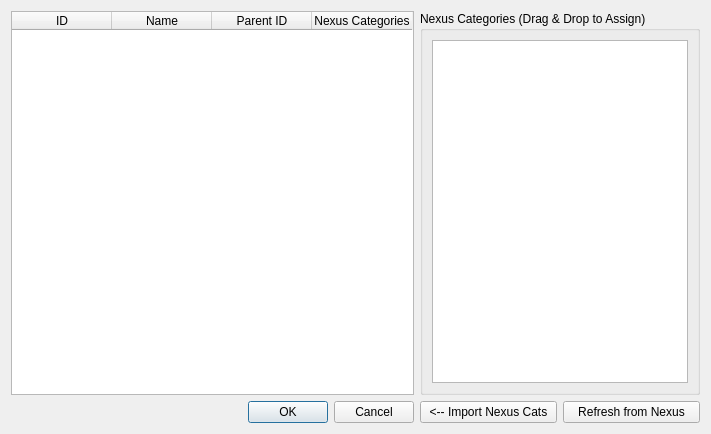
<?xml version="1.0" encoding="UTF-8"?>
<ui version="4.0">
 <class>CategoriesDialog</class>
 <widget class="QDialog" name="CategoriesDialog">
  <property name="geometry">
   <rect>
    <x>0</x>
    <y>0</y>
    <width>711</width>
    <height>434</height>
   </rect>
  </property>
  <property name="windowTitle">
   <string>Categories</string>
  </property>
  <layout class="QGridLayout" name="gridLayout">
   <item row="4" column="3">
    <widget class="QDialogButtonBox" name="buttonBox">
     <property name="orientation">
      <enum>Qt::Horizontal</enum>
     </property>
     <property name="standardButtons">
      <set>QDialogButtonBox::Cancel|QDialogButtonBox::Ok</set>
     </property>
    </widget>
   </item>
   <item row="4" column="5">
    <widget class="QPushButton" name="nexusRefresh">
     <property name="text">
      <string>Refresh from Nexus</string>
     </property>
    </widget>
   </item>
   <item row="4" column="4">
    <widget class="QPushButton" name="nexusImportButton">
     <property name="sizePolicy">
      <sizepolicy hsizetype="Minimum" vsizetype="Fixed">
       <horstretch>0</horstretch>
       <verstretch>0</verstretch>
      </sizepolicy>
     </property>
     <property name="text">
      <string>&lt;-- Import Nexus Cats</string>
     </property>
    </widget>
   </item>
   <item row="0" column="3">
    <widget class="CategoriesTable" name="categoriesTable">
     <property name="sizePolicy">
      <sizepolicy hsizetype="Expanding" vsizetype="Expanding">
       <horstretch>0</horstretch>
       <verstretch>0</verstretch>
      </sizepolicy>
     </property>
     <property name="contextMenuPolicy">
      <enum>Qt::CustomContextMenu</enum>
     </property>
     <property name="acceptDrops">
      <bool>true</bool>
     </property>
     <property name="dragEnabled">
      <bool>false</bool>
     </property>
     <property name="dragDropOverwriteMode">
      <bool>false</bool>
     </property>
     <property name="dragDropMode">
      <enum>QAbstractItemView::DropOnly</enum>
     </property>
     <property name="defaultDropAction">
      <enum>Qt::IgnoreAction</enum>
     </property>
     <property name="selectionMode">
      <enum>QAbstractItemView::SingleSelection</enum>
     </property>
     <property name="selectionBehavior">
      <enum>QAbstractItemView::SelectRows</enum>
     </property>
     <property name="gridStyle">
      <enum>Qt::DashLine</enum>
     </property>
     <property name="wordWrap">
      <bool>false</bool>
     </property>
     <attribute name="horizontalHeaderVisible">
      <bool>true</bool>
     </attribute>
     <attribute name="horizontalHeaderMinimumSectionSize">
      <number>26</number>
     </attribute>
     <attribute name="horizontalHeaderDefaultSectionSize">
      <number>100</number>
     </attribute>
     <attribute name="horizontalHeaderHighlightSections">
      <bool>true</bool>
     </attribute>
     <attribute name="horizontalHeaderStretchLastSection">
      <bool>false</bool>
     </attribute>
     <attribute name="verticalHeaderVisible">
      <bool>true</bool>
     </attribute>
     <column>
      <property name="text">
       <string>ID</string>
      </property>
      <property name="toolTip">
       <string>Internal ID for the category.</string>
      </property>
      <property name="whatsThis">
       <string>Internal ID for the category. The categories a mod belongs to are stored by this ID. It is recommended you use new IDs for categories you add instead of re-using existing ones.</string>
      </property>
     </column>
     <column>
      <property name="text">
       <string>Name</string>
      </property>
      <property name="toolTip">
       <string>The display name of the category.</string>
      </property>
      <property name="whatsThis">
       <string>The display name of the category.</string>
      </property>
     </column>
     <column>
      <property name="text">
       <string>Parent ID</string>
      </property>
      <property name="toolTip">
       <string>If set, the category is defined as a sub-category of another one. Parent ID needs to be a valid category ID.</string>
      </property>
     </column>
     <column>
      <property name="text">
       <string>Nexus Categories</string>
      </property>
      <property name="toolTip">
       <string>Comma-Separated list of Nexus IDs to be matched to the internal ID.</string>
      </property>
      <property name="whatsThis">
       <string>
                &lt;!DOCTYPE HTML PUBLIC &quot;-//W3C//DTD HTML 4.0//EN&quot; &quot;http://www.w3.org/TR/REC-html40/strict.dtd&quot;&gt;
                &lt;html&gt;&lt;head&gt;&lt;meta name=&quot;qrichtext&quot; content=&quot;1&quot; /&gt;&lt;style type=&quot;text/css&quot;&gt;
                p, li { white-space: pre-wrap; }
                &lt;/style&gt;&lt;/head&gt;&lt;body style=&quot; font-family:'MS Shell Dlg 2'; font-size:8.25pt; font-weight:400; font-style:normal;&quot;&gt;
                &lt;p style=&quot; margin-top:0px; margin-bottom:0px; margin-left:0px; margin-right:0px; -qt-block-indent:0; text-indent:0px;&quot;&gt;&lt;span style=&quot; font-size:8pt;&quot;&gt;You can match one or multiple nexus categories to an internal ID. Whenever you download a mod from a Nexus Page, Mod Organizer will try to resolve the category defined on the Nexus to one available in MO.&lt;/span&gt;&lt;/p&gt;
                &lt;p style=&quot;-qt-paragraph-type:empty; margin-top:0px; margin-bottom:0px; margin-left:0px; margin-right:0px; -qt-block-indent:0; text-indent:0px; font-size:8pt;&quot;&gt;&lt;/p&gt;
                &lt;p style=&quot; margin-top:0px; margin-bottom:0px; margin-left:0px; margin-right:0px; -qt-block-indent:0; text-indent:0px;&quot;&gt;&lt;span style=&quot; font-size:8pt;&quot;&gt;To find out a category id used by the nexus, visit the categories list of the nexus page and hover over the links there.&lt;/span&gt;&lt;/p&gt;&lt;/body&gt;&lt;/html&gt;
              </string>
      </property>
     </column>
    </widget>
   </item>
   <item row="0" column="4" colspan="2">
    <widget class="QGroupBox" name="groupBox">
     <property name="sizePolicy">
      <sizepolicy hsizetype="Minimum" vsizetype="Preferred">
       <horstretch>0</horstretch>
       <verstretch>0</verstretch>
      </sizepolicy>
     </property>
     <property name="maximumSize">
      <size>
       <width>16777215</width>
       <height>16777215</height>
      </size>
     </property>
     <property name="toolTip">
      <string>Drag &amp; drop nexus categories from this pane onto the target category on the left.</string>
     </property>
     <property name="layoutDirection">
      <enum>Qt::LeftToRight</enum>
     </property>
     <property name="title">
      <string>Nexus Categories (Drag &amp;&amp; Drop to Assign)</string>
     </property>
     <layout class="QVBoxLayout" name="verticalLayout">
      <item>
       <widget class="QListWidget" name="nexusCategoryList">
        <property name="sizePolicy">
         <sizepolicy hsizetype="Minimum" vsizetype="Expanding">
          <horstretch>0</horstretch>
          <verstretch>0</verstretch>
         </sizepolicy>
        </property>
        <property name="dragEnabled">
         <bool>true</bool>
        </property>
        <property name="dragDropMode">
         <enum>QAbstractItemView::DragOnly</enum>
        </property>
       </widget>
      </item>
     </layout>
    </widget>
   </item>
  </layout>
 </widget>
 <customwidgets>
  <customwidget>
   <class>CategoriesTable</class>
   <extends>QTableWidget</extends>
   <header>categoriestable.h</header>
  </customwidget>
 </customwidgets>
 <resources/>
 <connections>
  <connection>
   <sender>buttonBox</sender>
   <signal>accepted()</signal>
   <receiver>CategoriesDialog</receiver>
   <slot>accept()</slot>
   <hints>
    <hint type="sourcelabel">
     <x>248</x>
     <y>254</y>
    </hint>
    <hint type="destinationlabel">
     <x>157</x>
     <y>274</y>
    </hint>
   </hints>
  </connection>
  <connection>
   <sender>buttonBox</sender>
   <signal>rejected()</signal>
   <receiver>CategoriesDialog</receiver>
   <slot>reject()</slot>
   <hints>
    <hint type="sourcelabel">
     <x>316</x>
     <y>260</y>
    </hint>
    <hint type="destinationlabel">
     <x>286</x>
     <y>274</y>
    </hint>
   </hints>
  </connection>
 </connections>
</ui>
